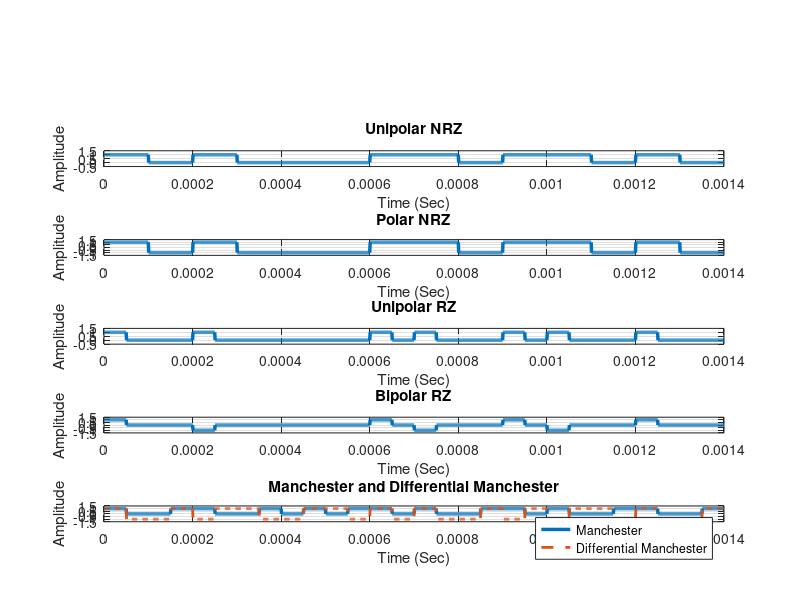

The MATLAB script that drew this image:
clc, clear all, close all;
x = [1 0 1 0 0 0 1 1 0 1 1 0 1 0];
N = length(x)
Tb = 0.0001; 
nb = 100; 
t1 = Tb/nb:Tb/nb:Tb*N;  

unipolar_NRZ = zeros(1, N*nb)
polar_NRZ = zeros(1, N*nb);
unipolar_RZ = zeros(1, N*nb);
bipolar_RZ = zeros(1, N*nb);
manchester = zeros(1, N*nb);
diff_manchester = zeros(1, N*nb);

% Unipolar NRZ 
for i = 0:N-1
    if x(i+1) == 1
        unipolar_NRZ(i*nb+1:(i+1)*nb) = 1;
    else
        unipolar_NRZ(i*nb+1:(i+1)*nb) = 0;
    end
end

% Polar NRZ 
for i = 0:N-1
    if x(i+1) == 1
        polar_NRZ(i*nb+1:(i+1)*nb) = 1;
    else
        polar_NRZ(i*nb+1:(i+1)*nb) = -1;
    end
end

% Unipolar RZ 
for i = 0:N-1
    if x(i+1) == 1
        unipolar_RZ(i*nb+1:(i*nb + nb/2)) = 1;
    else
        unipolar_RZ(i*nb+1:(i+1)*nb) = 0;
    end
end

% Bipolar RZ 
last_bipolar = -1;
for i = 0:N-1
    if x(i+1) == 1
        last_bipolar = -last_bipolar;
        bipolar_RZ(i*nb+1:(i*nb + nb/2)) = last_bipolar;
    else
        bipolar_RZ(i*nb+1:(i+1)*nb) = 0;
    end
end

% Manchester 
for i = 0:N-1
    if x(i+1) == 1
        manchester(i*nb+1:(i*nb + nb/2)) = 1;
        manchester((i*nb + nb/2+1):(i+1)*nb) = 0;
    else
        manchester(i*nb+1:(i*nb + nb/2)) = 0;
        manchester((i*nb + nb/2+1):(i+1)*nb) = 1;
    end
end

% Differential Manchester 
prev_val = 1;  
for i = 0:N-1
    if x(i+1) == 1
        diff_manchester(i*nb+1:(i*nb + nb/2)) = prev_val;
        diff_manchester((i*nb + nb/2+1):(i+1)*nb) = -prev_val;
    else
        prev_val = -prev_val;
        diff_manchester(i*nb+1:(i*nb + nb/2)) = prev_val;
        diff_manchester((i*nb + nb/2+1):(i+1)*nb) = -prev_val;
    end
end

figure;
%subplot(6, 1, 1);
stairs([x x(end)], 'LineWidth', 2);
title('Binary Input Signal');
ylabel('Amplitude');
subplot(6, 1, 2);
plot(t1, unipolar_NRZ, 'LineWidth', 2.5);
grid on;
axis([0 Tb*N -0.5 1.5]);
xlabel('Time (Sec)');
ylabel('Amplitude');
title('Unipolar NRZ');
subplot(6, 1, 3);
plot(t1, polar_NRZ, 'LineWidth', 2.5);
grid on;
axis([0 Tb*N -1.5 1.5]);
xlabel('Time (Sec)');
ylabel('Amplitude');
title('Polar NRZ');

subplot(6, 1, 4);
plot(t1, unipolar_RZ, 'LineWidth', 2.5);
grid on;
axis([0 Tb*N -0.5 1.5]);
xlabel('Time (Sec)');
ylabel('Amplitude');
title('Unipolar RZ');

subplot(6, 1, 5);
plot(t1, bipolar_RZ, 'LineWidth', 2.5);
grid on;
axis([0 Tb*N -1.5 1.5]);
xlabel('Time (Sec)');
ylabel('Amplitude');
title('Bipolar RZ');

subplot(6, 1, 6);
plot(t1, manchester, 'LineWidth', 2.5);
hold on;
plot(t1, diff_manchester, '--', 'LineWidth', 2);
grid on;
axis([0 Tb*N -1.5 1.5]);
xlabel('Time (Sec)');
ylabel('Amplitude');
title('Manchester and Differential Manchester');
legend('Manchester', 'Differential Manchester');
hold off;
